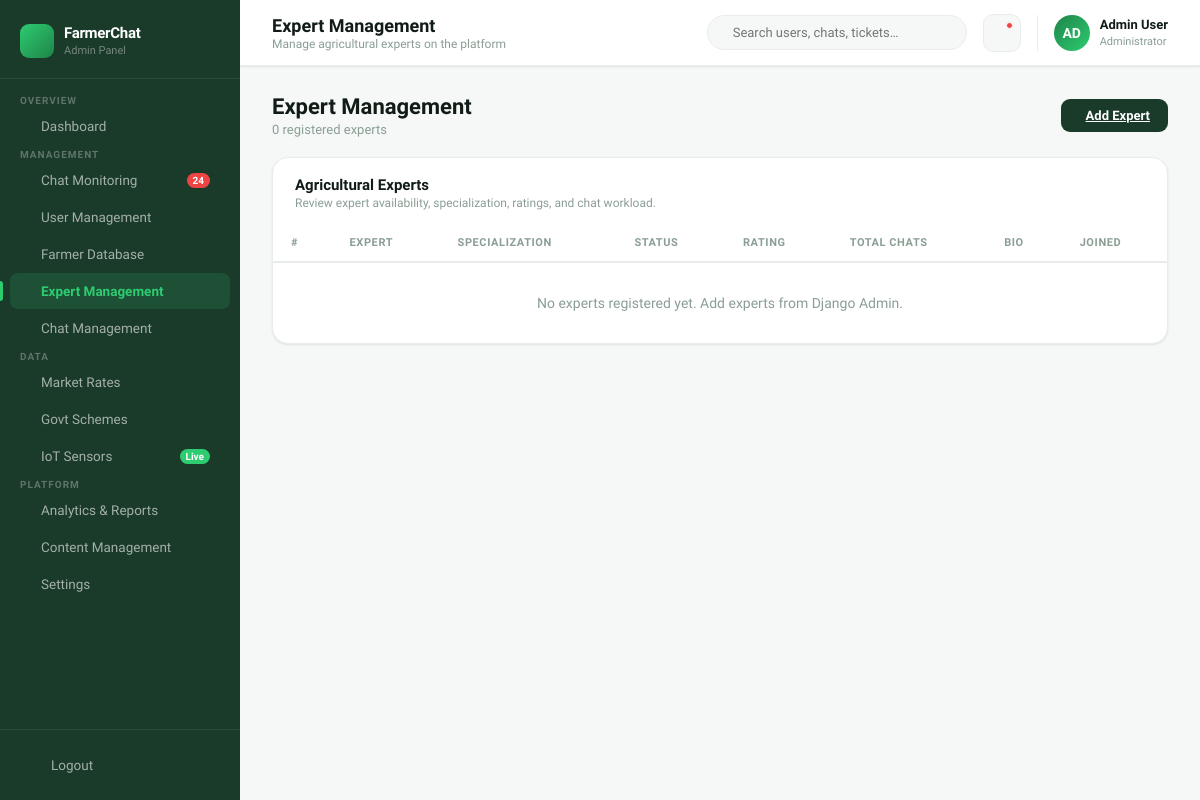
The app's page /experts/ (signed in), older data.
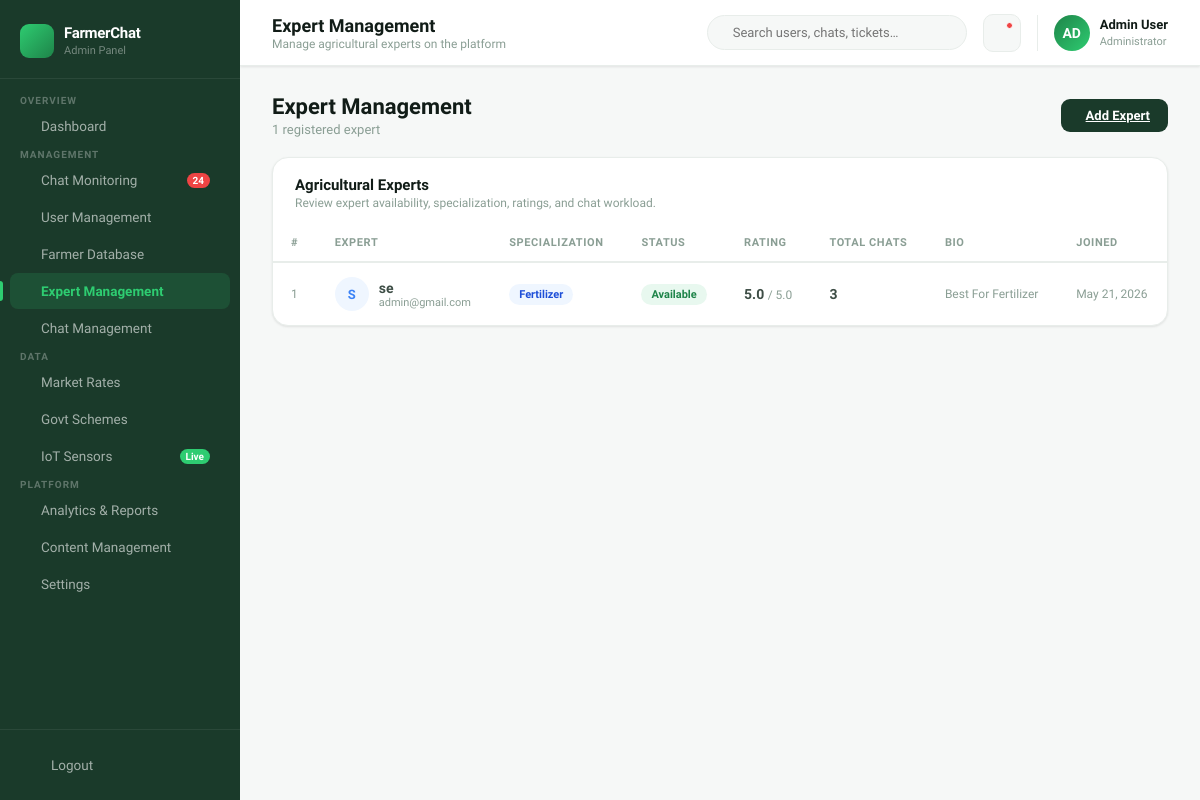
The same page, newer data.
### core/models.py (models this page shows, shortened)
class Expert(models.Model):
    STATUS = [
        ("available", "Available"),
        ("busy", "Busy"),
        ("offline", "Offline"),
    ]
    SPECIALIZATION = [
        ("crop_disease", "Crop Disease"),
        ("irrigation", "Irrigation"),
        ("fertilizer", "Fertilizer"),
        ("market", "Market Prices"),
        ("weather", "Weather"),
        ("general", "General"),
    ]
    user = models.OneToOneField(
        User,
        on_delete=models.CASCADE,
        related_name="expert_profile"
    )
    specialization = models.CharField(
        max_length=50,
        choices=SPECIALIZATION,
        default="general",
        db_index=True
    )
    status = models.CharField(max_length=20, choices=STATUS, default="offline", db_index=True)
    rating = models.DecimalField(max_digits=3, decimal_places=1, default=5.0)
    total_chats = models.PositiveIntegerField(default=0)
    bio = models.TextField(blank=True)
    joined_at = models.DateTimeField(default=timezone.now)
    class Meta:
        ordering = ["-rating", "-joined_at"]
        verbose_name = "Expert"
        verbose_name_plural = "Experts"

### core/views.py (the view)
@login_required
@user_passes_test(is_staff_user)
def expert_list(request):
    experts = (
        Expert.objects
        .select_related("user")
        .annotate(chat_count=Count("chatsession"))
        .order_by("-rating")
    )
    return render(request, "core/experts.html", {
        "experts": experts,
    })

### core/views.py (called while the page is built)
def is_staff_user(user):
    return user.is_authenticated and user.is_staff

### templates/core/experts.html (shortened to what this page needs)
{% extends 'core/base.html' %}
{% block page_title %}Expert Management{% endblock %}
{% block page_subtitle %}Manage agricultural experts on the platform{% endblock %}
{% block content %}
<div class="section-header">
  <div>
    <h1>Expert Management</h1>
    <p>{{ experts|length }} registered expert{{ experts|length|pluralize }}</p>
  </div>
  <a href="/admin/core/expert/add/" class="btn btn-primary">
     Add Expert
  </a>
</div>
<div class="card">
  <div class="card-header">
    <div class="card-header-left">
      <h3>Agricultural Experts</h3>
      <p>Review expert availability, specialization, ratings, and chat workload.</p>
    </div>
  </div>
  <div class="table-wrap">
    <table>
      <thead>
        <tr>
          <th>#</th>
          <th>Expert</th>
          <th>Specialization</th>
          <th>Status</th>
          <th>Rating</th>
          <th>Total Chats</th>
          <th>Bio</th>
          <th>Joined</th>
        </tr>
      </thead>
      <tbody>
        {% for e in experts %}
        <tr>
          <td style="color:var(--text-muted);font-size:12px;">
            {{ forloop.counter }}
          </td>
          <td>
            <div style="display:flex;align-items:center;gap:10px;">
              <div style="width:34px;height:34px;border-radius:50%;background:var(--blue-pale);color:var(--blue);display:flex;align-items:center;justify-content:center;font-weight:700;font-size:13px;flex-shrink:0;">
                {{ e.user.first_name|default:e.user.username|slice:":1"|upper }}
              </div>
              <div>
                <strong>{{ e.user.get_full_name|default:e.user.username }}</strong>
                <div style="font-size:11px;color:var(--text-muted);">
                  {{ e.user.email|default:"No email" }}
                </div>
              </div>
            </div>
          </td>
          <td>
            <span class="badge badge-blue">{{ e.get_specialization_display }}</span>
          </td>
          <td>
            <span class="badge {% if e.status == 'available' %}badge-green{% elif e.status == 'busy' %}badge-amber{% else %}badge-gray{% endif %}">
              {{ e.get_status_display }}
            </span>
          </td>
          <td>
            <strong>{{ e.rating }}</strong>
            <span style="color:var(--text-muted);font-size:12px;">/ 5.0</span>
          </td>
          <td style="font-weight:600;">
            {{ e.total_chats|default:"0" }}
          </td>
          <td style="max-width:260px;overflow:hidden;text-overflow:ellipsis;white-space:nowrap;color:var(--text-muted);font-size:12px;">
            {{ e.bio|default:"No bio added"|truncatechars:80 }}
          </td>
          <td style="font-size:12px;color:var(--text-muted);">
            {{ e.joined_at|date:"M d, Y" }}
          </td>
        </tr>
        {% empty %}
        <tr>
          <td colspan="8" style="text-align:center;padding:32px;color:var(--text-muted);">
            No experts registered yet. Add experts from Django Admin.
          </td>
        </tr>
        {% endfor %}
      </tbody>
    </table>
  </div>
</div>
{% endblock %}

Row changes from the older to the newer data that the page shows:
added Expert: user.first_name "S", user.get_full_name "se", user.email "admin@gmail.com", specialization "Fertilizer", status "Available", rating "5.0", total_chats "3", bio "Best For Fertilizer", joined_at "May 21, 2026"
Text that changed along with them:
{{ experts|length }}: "0" → "1"
text no longer shown: "No experts registered yet. Add experts from Django Admin."
